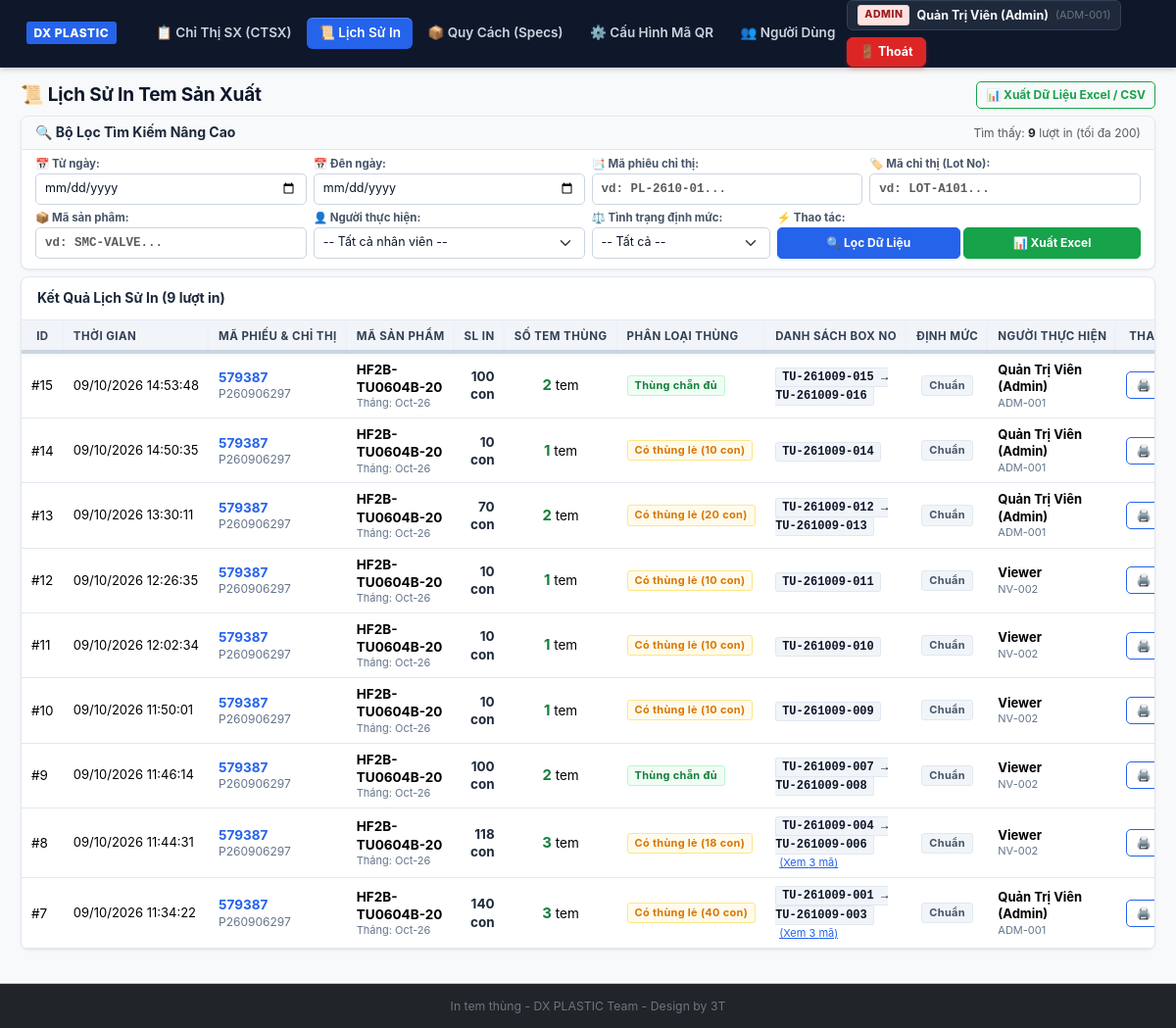
/history.php (signed in), run on an earlier commit of the app's database.
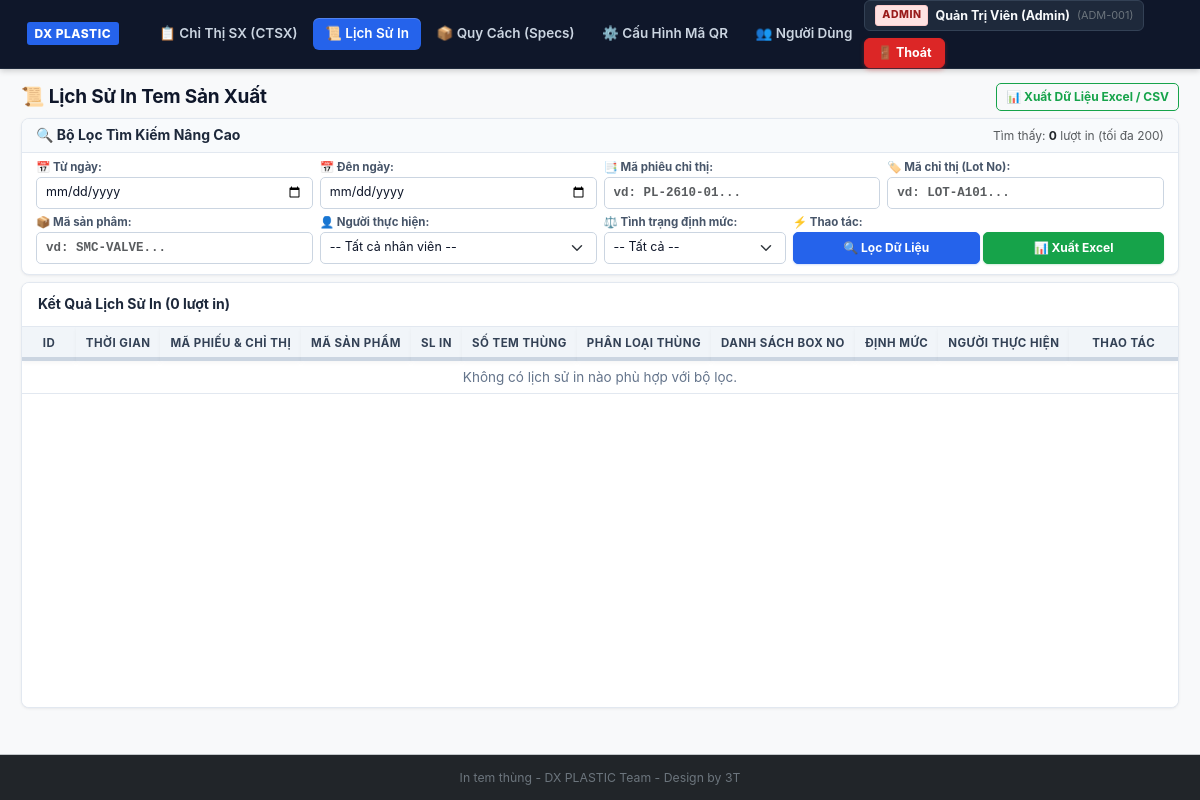
And on a later commit of the database.
### tables this page shows
CREATE TABLE `print_history` (
  `id` int(11) NOT NULL,
  `order_id` int(11) NOT NULL COMMENT 'ID của chỉ thị sản xuất',
  `slip_code` varchar(50) NOT NULL,
  `order_code` varchar(50) NOT NULL,
  `product_code` varchar(100) NOT NULL,
  `box_type` varchar(20) NOT NULL DEFAULT '1' COMMENT 'Phân loại thùng khi in',
  `issue_month` varchar(20) DEFAULT '',
  `print_qty` int(11) NOT NULL COMMENT 'Số lượng tem sản phẩm đã in trong lượt này',
  `pack_qty` int(11) NOT NULL,
  `box_count` int(11) NOT NULL COMMENT 'Số tem thùng sinh ra',
  `is_odd_box` tinyint(1) NOT NULL DEFAULT 0 COMMENT '1: Có thùng lẻ, 0: Thùng chẵn',
  `odd_qty` int(11) NOT NULL DEFAULT 0,
  `box_numbers` text NOT NULL COMMENT 'Danh sách Box No đã tạo (JSON Array)',
  `qr_data_sample` text DEFAULT NULL,
  `is_over_target` tinyint(1) NOT NULL DEFAULT 0,
  `approved_by_id` int(11) DEFAULT NULL,
  `approved_by_msnv` varchar(50) DEFAULT NULL,
  `operator_id` int(11) NOT NULL,
  `operator_name` varchar(100) NOT NULL,
  `operator_msnv` varchar(50) NOT NULL,
  `printer_destination` varchar(100) DEFAULT 'Sato Label 65x30 Thermal Printer',
  `note` varchar(255) DEFAULT NULL,
  `created_at` datetime DEFAULT current_timestamp()
);

CREATE TABLE `production_orders` (
  `id` int(11) NOT NULL,
  `slip_code` varchar(50) NOT NULL COMMENT 'Mã phiếu chỉ thị (Barcode/QR phiếu)',
  `order_code` varchar(50) NOT NULL COMMENT 'Mã chỉ thị (Lot No / CTSX)',
  `product_code` varchar(100) NOT NULL COMMENT 'Mã sản phẩm',
  `box_type` varchar(20) NOT NULL DEFAULT '1' COMMENT 'Phân loại thùng',
  `issue_month` varchar(20) DEFAULT '' COMMENT 'Tháng phát hành (vd: 10/2026 hoặc 2026-10)',
  `target_qty` int(11) NOT NULL COMMENT 'Số lượng chỉ thị ban đầu',
  `printed_qty` int(11) NOT NULL DEFAULT 0 COMMENT 'Số lượng tem sản phẩm đã in tích lũy',
  `remaining_qty` int(11) NOT NULL COMMENT 'Số lượng còn lại = target_qty - printed_qty',
  `pack_qty` int(11) NOT NULL DEFAULT 1 COMMENT 'Quy cách đóng gói (tự động mapping từ product_specs)',
  `supplier` varchar(100) DEFAULT '' COMMENT 'Nhà cung cấp (tự động mapping từ product_specs)',
  `weight_per_box` decimal(8,3) DEFAULT 0.000 COMMENT 'Trọng lượng thùng (Kg)',
  `invoice_no` varchar(50) DEFAULT '' COMMENT 'Số hóa đơn (nếu có)',
  `order_no` varchar(50) DEFAULT '' COMMENT 'Mã đơn PO (nếu có)',
  `bundle_no` varchar(50) DEFAULT '' COMMENT 'Số bundle (nếu có)',
  `status` enum('pending','in_progress','completed','cancelled','paused') NOT NULL DEFAULT 'pending',
  `note` varchar(255) DEFAULT NULL,
  `created_by` int(11) DEFAULT NULL,
  `created_at` datetime DEFAULT current_timestamp(),
  `updated_at` datetime DEFAULT current_timestamp() ON UPDATE current_timestamp()
);

### includes/functions.php (called while the page is built, shortened)
<?php
function formatDateTime($dt) {
    $timestamp = strtotime($dt);
    return date('d/m/Y H:i:s', $timestamp);
}

### history.php (the view, shortened to what the rows shown need)
<?php
require_once __DIR__ . '/includes/header.php';
$pdo = getDbConnection();
$sql = "SELECT ph.*, po.supplier, po.target_qty, po.issue_month
        FROM `print_history` ph
        LEFT JOIN `production_orders` po ON ph.order_id = po.id
        WHERE 1=1";
$params = [];
$sql .= " ORDER BY ph.id DESC LIMIT 200";
$stmt = $pdo->prepare($sql);
$stmt->execute($params);
$historyList = $stmt->fetchAll();
?>
<div class="page-header d-flex flex-wrap justify-content-between align-items-center gap-2 mb-2">
    <div>
        <h1 class="page-title m-0">📜 Lịch Sử In Tem Sản Xuất</h1>
    </div>
</div>
<div class="card shadow-sm">
    <div class="card-body p-0">
        <div class="table-responsive table-sticky-container">
            <table class="table table-hover align-middle mb-0 table-sticky">
                <thead class="table-light table-sticky-header">
                    <tr>
                        <th style="width:55px;" class="text-center">ID</th>
                        <th>Thời Gian</th>
                        <th>Mã Phiếu &amp; Chỉ Thị</th>
                        <th>Mã Sản Phẩm</th>
                        <th class="text-end">SL In</th>
                        <th class="text-center">Số Tem Thùng</th>
                        <th>Phân Loại Thùng</th>
                        <th>Danh Sách Box No</th>
                        <th class="text-center">Định Mức</th>
                        <th>Người Thực Hiện</th>
                        <th class="text-center" style="width:110px;">Thao Tác</th>
                    </tr>
                </thead>
                <tbody>
                    <?php if (empty($historyList)): ?>
                        <tr>
                            <td colspan="11" style="text-align:center;padding:30px;color:var(--text-muted);">
                                Không có lịch sử in nào phù hợp với bộ lọc.
                            </td>
                        </tr>
                    <?php else: ?>
                        <?php foreach ($historyList as $row):
                            $boxNumbers = json_decode($row['box_numbers'], true) ?: [];
                            $boxCount = count($boxNumbers);
                            $boxSummary = '';
                            if ($boxCount > 0) {
                                if ($boxCount === 1) {
                                    $boxSummary = $boxNumbers[0];
                                } else {
                                    $boxSummary = $boxNumbers[0] . ' &rarr; ' . $boxNumbers[$boxCount - 1];
                                }
                            }
                        ?>
                        <tr>
                            <td>#<?= $row['id'] ?></td>
                            <td style="font-size:13px;white-space:nowrap;">
                                <?= formatDateTime($row['created_at']) ?>
                            </td>
                            <td>
                                <strong style="color:#2563eb;"><?= htmlspecialchars($row['slip_code']) ?></strong>
                                <div style="font-size:12px;color:var(--text-muted);"><?= htmlspecialchars($row['order_code']) ?></div>
                            </td>
                            <td>
                                <strong><?= htmlspecialchars($row['product_code']) ?></strong>
                                <?php if (!empty($row['issue_month'])): ?>
                                    <div style="font-size:11px;color:var(--text-muted);">Tháng: <?= htmlspecialchars($row['issue_month']) ?></div>
                                <?php endif; ?>
                            </td>
                            <td style="text-align:right;font-weight:700;color:#1e293b;">
                                <?= number_format($row['print_qty']) ?> con
                            </td>
                            <td style="text-align:center;">
                                <strong style="font-size:15px;color:#15803d;"><?= (int)$row['box_count'] ?></strong> tem
                            </td>
                            <td>
                                <?php if ($row['is_odd_box']): ?>
                                    <span class="badge badge-warning">Có thùng lẻ (<?= (int)$row['odd_qty'] ?> con)</span>
                                <?php else: ?>
                                    <span class="badge badge-success">Thùng chẵn đủ</span>
                                <?php endif; ?>
                            </td>
                            <td>
                                <code style="font-size:12px;color:#0f172a;font-weight:700;"><?= $boxSummary ?></code>
                                <?php if ($boxCount > 2): ?>
                                    <a href="javascript:void(0)" onclick="showBoxListModal(<?= htmlspecialchars(json_encode($boxNumbers)) ?>)" style="font-size:11px;color:#2563eb;margin-left:4px;">(Xem <?= $boxCount ?> mã)</a>
                                <?php endif; ?>
                            </td>
                            <td style="text-align:center;">
                                <?php if ($row['is_over_target']): ?>
                                    <span class="badge badge-danger" title="Duyệt bởi Admin MSNV: <?= htmlspecialchars($row['approved_by_msnv']) ?>">
                                        ⚠️ Vượt Mức
                                    </span>
                                    <div style="font-size:10px;color:#991b1b;margin-top:2px;">Duyệt: <?= htmlspecialchars($row['approved_by_msnv']) ?></div>
                                <?php else: ?>
                                    <span class="badge badge-neutral">Chuẩn</span>
                                <?php endif; ?>
                            </td>
                            <td style="font-size:13px;">
                                <strong><?= htmlspecialchars($row['operator_name']) ?></strong>
                                <div style="font-size:11px;color:var(--text-muted);"><?= htmlspecialchars($row['operator_msnv']) ?></div>
                            </td>
                            <td style="text-align:center;">
                                <a href="print_labels.php?history_id=<?= $row['id'] ?>" target="_blank" class="btn btn-sm btn-outline-primary" title="In lại bộ tem này">
                                    🖨️ In Lại
                                </a>
                            </td>
                        </tr>
                        <?php endforeach; ?>
                    <?php endif; ?>
                </tbody>
            </table>
        </div>
    </div>
</div>
<?php require_once __DIR__ . '/includes/footer.php'; ?>

What changed in the data, as far as the page shows it:
removed print_history: id "15", created_at "09/10/2026 14:53:48", slip_code "579387", order_code "P260906297", product_code "HF2B-TU0604B-20", order.issue_month "Oct-26", print_qty "100", box_count "2", is_odd_box "Thùng chẵn đủ", box_numbers "TU-261009-015 → TU-261009-016", is_over_target "Chuẩn", operator_name "Quản Trị Viên (Admin)", operator_msnv "ADM-001"
removed print_history: id "14", created_at "09/10/2026 14:50:35", slip_code "579387", order_code "P260906297", product_code "HF2B-TU0604B-20", order.issue_month "Oct-26", print_qty "10", box_count "1", odd_qty "10", box_numbers "TU-261009-014", is_over_target "Chuẩn", operator_name "Quản Trị Viên (Admin)", operator_msnv "ADM-001"
removed print_history: id "13", created_at "09/10/2026 13:30:11", slip_code "579387", order_code "P260906297", product_code "HF2B-TU0604B-20", order.issue_month "Oct-26", print_qty "70", box_count "2", odd_qty "20", box_numbers "TU-261009-012 → TU-261009-013", is_over_target "Chuẩn", operator_name "Quản Trị Viên (Admin)", operator_msnv "ADM-001"
removed print_history: id "12", created_at "09/10/2026 12:26:35", slip_code "579387", order_code "P260906297", product_code "HF2B-TU0604B-20", order.issue_month "Oct-26", print_qty "10", box_count "1", odd_qty "10", box_numbers "TU-261009-011", is_over_target "Chuẩn", operator_name "Viewer", operator_msnv "NV-002"
removed print_history: id "11", created_at "09/10/2026 12:02:34", slip_code "579387", order_code "P260906297", product_code "HF2B-TU0604B-20", order.issue_month "Oct-26", print_qty "10", box_count "1", odd_qty "10", box_numbers "TU-261009-010", is_over_target "Chuẩn", operator_name "Viewer", operator_msnv "NV-002"
removed print_history: id "10", created_at "09/10/2026 11:50:01", slip_code "579387", order_code "P260906297", product_code "HF2B-TU0604B-20", order.issue_month "Oct-26", print_qty "10", box_count "1", odd_qty "10", box_numbers "TU-261009-009", is_over_target "Chuẩn", operator_name "Viewer", operator_msnv "NV-002"
removed print_history: id "9", created_at "09/10/2026 11:46:14", slip_code "579387", order_code "P260906297", product_code "HF2B-TU0604B-20", order.issue_month "Oct-26", print_qty "100", box_count "2", is_odd_box "Thùng chẵn đủ", box_numbers "TU-261009-007 → TU-261009-008", is_over_target "Chuẩn", operator_name "Viewer", operator_msnv "NV-002"
removed print_history: id "8", created_at "09/10/2026 11:44:31", slip_code "579387", order_code "P260906297", product_code "HF2B-TU0604B-20", order.issue_month "Oct-26", print_qty "118", box_count "3", odd_qty "18", box_numbers "TU-261009-004 → TU-261009-006", box_numbers "3", is_over_target "Chuẩn", operator_name "Viewer", operator_msnv "NV-002"
removed print_history: id "7", created_at "09/10/2026 11:34:22", slip_code "579387", order_code "P260906297", product_code "HF2B-TU0604B-20", order.issue_month "Oct-26", print_qty "140", box_count "3", odd_qty "40", box_numbers "TU-261009-001 → TU-261009-003", box_numbers "3", is_over_target "Chuẩn", operator_name "Quản Trị Viên (Admin)", operator_msnv "ADM-001"
Also different on the page:
count($historyList): "9" → "0"
text now shown: "Không có lịch sử in nào phù hợp với bộ lọc."
